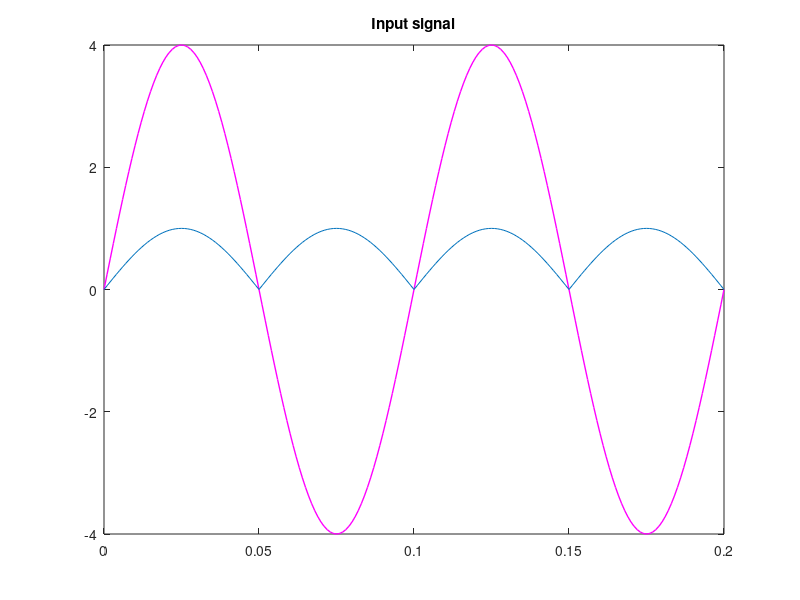
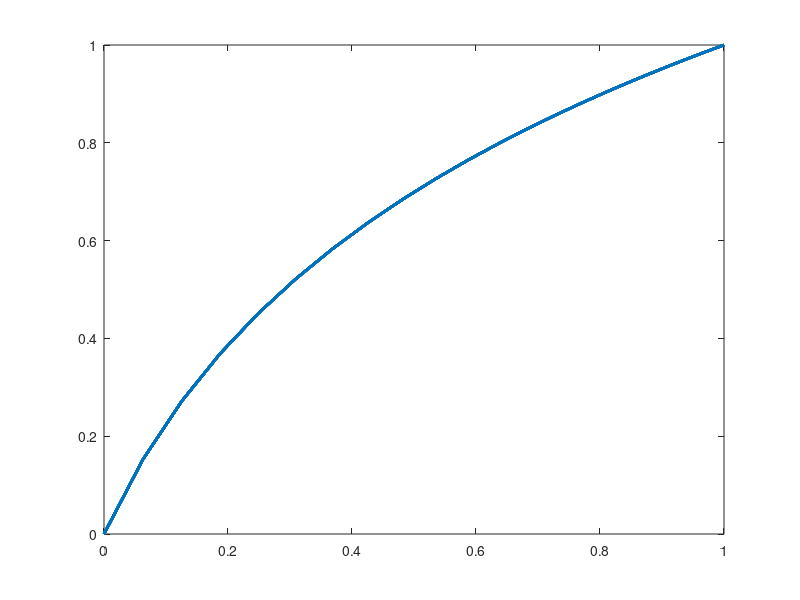

Write MATLAB code to recreate these figures, in order.
clc;clear all;close all
fm=10
fs=520
mp=4
t=0:0.001:0.2
xs =mp*sin(2*pi*fm*t)
xmax = max(xs)
xn= abs(xs)/xmax
u=input('enter the u value')
zx = log(1+u*xn)/(log(1+u))
figure;
plot(t,xs,'m','linewidth',1)
title('Input signal');
hold on
plot(t,xn)
figure;
plot(xn,zx,'linewidth',2);
